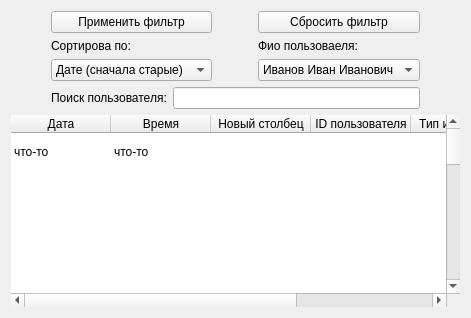
            <widget class="QWidget" name="tab_8">
             <attribute name="title">
              <string>Отчёты о пользователях</string>
             </attribute>
             <layout class="QGridLayout" name="gridLayout_15">
              <item row="0" column="0">
               <layout class="QHBoxLayout" name="horizontalLayout_16">
                <item>
                 <spacer name="horizontalSpacer_40">
                  <property name="orientation">
                   <enum>Qt::Orientation::Vertical</enum>
                  </property>
                  <property name="sizeType">
                   <enum>QSizePolicy::Policy::Fixed</enum>
                  </property>
                  <property name="sizeHint" stdset="0">
                   <size>
                    <width>40</width>
                    <height>20</height>
                   </size>
                  </property>
                 </spacer>
                </item>
                <item>
                 <layout class="QVBoxLayout" name="verticalLayout_22">
                  <item>
                   <widget class="QPushButton" name="btnUserFilterGo">
                    <property name="text">
                     <string>Применить фильтр</string>
                    </property>
                   </widget>
                  </item>
                  <item>
                   <widget class="QLabel" name="label_45">
                    <property name="text">
                     <string>Сортирова по:</string>
                    </property>
                   </widget>
                  </item>
                  <item>
                   <widget class="QComboBox" name="selectDate">
                    <item>
                     <property name="text">
                      <string>Дате (сначала старые) </string>
                     </property>
                    </item>
                    <item>
                     <property name="text">
                      <string>Дате (сначала новые)</string>
                     </property>
                    </item>
                   </widget>
                  </item>
                 </layout>
                </item>
                <item>
                 <spacer name="horizontalSpacer_7">
                  <property name="orientation">
                   <enum>Qt::Orientation::Vertical</enum>
                  </property>
                  <property name="sizeType">
                   <enum>QSizePolicy::Policy::Fixed</enum>
                  </property>
                  <property name="sizeHint" stdset="0">
                   <size>
                    <width>40</width>
                    <height>20</height>
                   </size>
                  </property>
                 </spacer>
                </item>
                <item>
                 <layout class="QVBoxLayout" name="verticalLayout_23">
                  <item>
                   <widget class="QPushButton" name="btnUserFilterStop">
                    <property name="text">
                     <string>Сбросить фильтр</string>
                    </property>
                   </widget>
                  </item>
                  <item>
                   <widget class="QLabel" name="label_46">
                    <property name="text">
                     <string>Фио пользоваеля:</string>
                    </property>
                   </widget>
                  </item>
                  <item>
                   <widget class="QComboBox" name="selectUserFilterFIO">
                    <item>
                     <property name="text">
                      <string>Иванов Иван Иванович</string>
                     </property>
                    </item>
                    <item>
                     <property name="text">
                      <string>Петров Пётр Петрович</string>
                     </property>
                    </item>
                   </widget>
                  </item>
                 </layout>
                </item>
                <item>
                 <spacer name="horizontalSpacer_41">
                  <property name="orientation">
                   <enum>Qt::Orientation::Vertical</enum>
                  </property>
                  <property name="sizeType">
                   <enum>QSizePolicy::Policy::Fixed</enum>
                  </property>
                  <property name="sizeHint" stdset="0">
                   <size>
                    <width>40</width>
                    <height>20</height>
                   </size>
                  </property>
                 </spacer>
                </item>
               </layout>
              </item>
              <item row="1" column="0">
               <layout class="QHBoxLayout" name="horizontalLayout_21">
                <item>
                 <spacer name="horizontalSpacer_43">
                  <property name="orientation">
                   <enum>Qt::Orientation::Vertical</enum>
                  </property>
                  <property name="sizeType">
                   <enum>QSizePolicy::Policy::Fixed</enum>
                  </property>
                  <property name="sizeHint" stdset="0">
                   <size>
                    <width>40</width>
                    <height>20</height>
                   </size>
                  </property>
                 </spacer>
                </item>
                <item>
                 <widget class="QLabel" name="label_47">
                  <property name="text">
                   <string>Поиск пользователя:</string>
                  </property>
                 </widget>
                </item>
                <item>
                 <widget class="QLineEdit" name="inputSerchUser"/>
                </item>
                <item>
                 <spacer name="horizontalSpacer_44">
                  <property name="orientation">
                   <enum>Qt::Orientation::Vertical</enum>
                  </property>
                  <property name="sizeType">
                   <enum>QSizePolicy::Policy::Fixed</enum>
                  </property>
                  <property name="sizeHint" stdset="0">
                   <size>
                    <width>40</width>
                    <height>20</height>
                   </size>
                  </property>
                 </spacer>
                </item>
               </layout>
              </item>
              <item row="2" column="0">
               <widget class="QTableWidget" name="tableUser">
                <property name="frameShape">
                 <enum>QFrame::Shape::NoFrame</enum>
                </property>
                <property name="verticalScrollBarPolicy">
                 <enum>Qt::ScrollBarPolicy::ScrollBarAsNeeded</enum>
                </property>
                <property name="autoScroll">
                 <bool>true</bool>
                </property>
                <property name="autoScrollMargin">
                 <number>20</number>
                </property>
                <property name="dragDropMode">
                 <enum>QAbstractItemView::DragDropMode::NoDragDrop</enum>
                </property>
                <property name="defaultDropAction">
                 <enum>Qt::DropAction::IgnoreAction</enum>
                </property>
                <property name="alternatingRowColors">
                 <bool>false</bool>
                </property>
                <property name="selectionMode">
                 <enum>QAbstractItemView::SelectionMode::NoSelection</enum>
                </property>
                <property name="showGrid">
                 <bool>true</bool>
                </property>
                <property name="gridStyle">
                 <enum>Qt::PenStyle::NoPen</enum>
                </property>
                <property name="sortingEnabled">
                 <bool>false</bool>
                </property>
                <property name="wordWrap">
                 <bool>true</bool>
                </property>
                <property name="cornerButtonEnabled">
                 <bool>true</bool>
                </property>
                <property name="columnCount">
                 <number>6</number>
                </property>
                <attribute name="horizontalHeaderHighlightSections">
                 <bool>true</bool>
                </attribute>
                <attribute name="verticalHeaderVisible">
                 <bool>false</bool>
                </attribute>
                <attribute name="verticalHeaderDefaultSectionSize">
                 <number>40</number>
                </attribute>
                <attribute name="verticalHeaderHighlightSections">
                 <bool>false</bool>
                </attribute>
                <row>
                 <property name="text">
                  <string>.</string>
                 </property>
                </row>
                <row>
                 <property name="text">
                  <string>Новая строка</string>
                 </property>
                </row>
                <row>
                 <property name="text">
                  <string>Новая строка</string>
                 </property>
                </row>
                <row>
                 <property name="text">
                  <string>Новая строка</string>
                 </property>
                </row>
                <row>
                 <property name="text">
                  <string>Новая строка</string>
                 </property>
                </row>
                <row>
                 <property name="text">
                  <string>Новая строка</string>
                 </property>
                </row>
                <row>
                 <property name="text">
                  <string>Новая строка</string>
                 </property>
                </row>
                <row>
                 <property name="text">
                  <string>Новая строка</string>
                 </property>
                </row>
                <row>
                 <property name="text">
                  <string>Новая строка</string>
                 </property>
                </row>
                <row>
                 <property name="text">
                  <string>Новая строка</string>
                 </property>
                </row>
                <row>
                 <property name="text">
                  <string>Новая строка</string>
                 </property>
                </row>
                <row>
                 <property name="text">
                  <string>Новая строка</string>
                 </property>
                </row>
                <row>
                 <property name="text">
                  <string>Новая строка</string>
                 </property>
                </row>
                <row>
                 <property name="text">
                  <string>.</string>
                 </property>
                </row>
                <row>
                 <property name="text">
                  <string>.</string>
                 </property>
                </row>
                <row>
                 <property name="text">
                  <string>.</string>
                 </property>
                </row>
                <row>
                 <property name="text">
                  <string>.</string>
                 </property>
                </row>
                <column>
                 <property name="text">
                  <string>Дата</string>
                 </property>
                </column>
                <column>
                 <property name="text">
                  <string>Время</string>
                 </property>
                </column>
                <column>
                 <property name="text">
                  <string>Новый столбец</string>
                 </property>
                </column>
                <column>
                 <property name="text">
                  <string>ID пользователя</string>
                 </property>
                </column>
                <column>
                 <property name="text">
                  <string>Тип изменения</string>
                 </property>
                </column>
                <column>
                 <property name="text">
                  <string>Изменяемый параметр</string>
                 </property>
                </column>
                <item row="0" column="0">
                 <property name="text">
                  <string>что-то</string>
                 </property>
                </item>
                <item row="0" column="1">
                 <property name="text">
                  <string>что-то</string>
                 </property>
                </item>
                <item row="13" column="0">
                 <property name="text">
                  <string>что-то</string>
                 </property>
                </item>
                <item row="13" column="1">
                 <property name="text">
                  <string>что-то</string>
                 </property>
                </item>
                <item row="13" column="3">
                 <property name="text">
                  <string>что-то</string>
                 </property>
                </item>
                <item row="14" column="1">
                 <property name="text">
                  <string>что-то</string>
                 </property>
                </item>
               </widget>
              </item>
             </layout>
            </widget>
